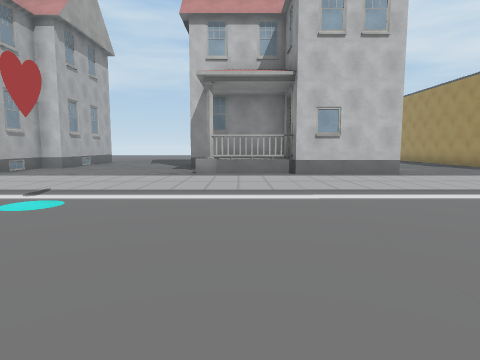
[1] (above)

23 first-person views from a walk through a 3-D level made in the Unity game engine. The camera is 1.5 m above the floor, tilts 6° down and sees 75° across. The floor is counted in squares, 2 m on a side. Each view is taken from the middle of a square. On the plan, view 1 faces up. The plan holds only what a view shows up to about 10 squares ahead; the rest is blank. The place goes on beyond the plan. The player character is not drawn. Some surface patterns are stand-ins.

[2]
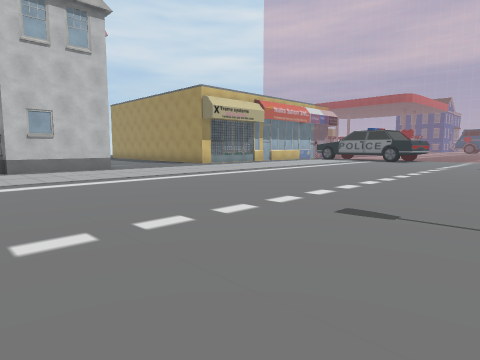

[3]
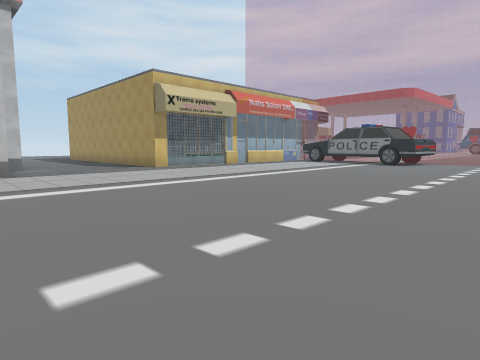

[4]
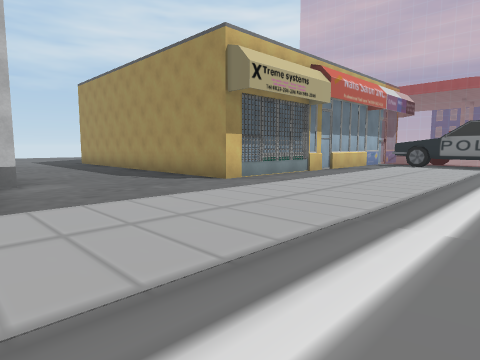

[5]
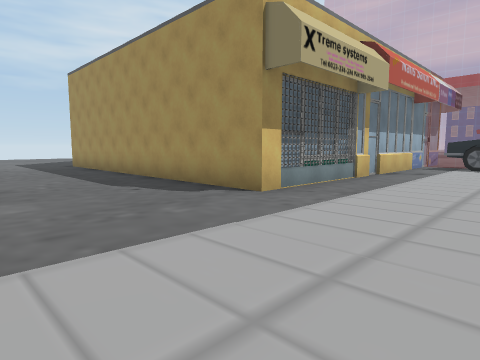

[6]
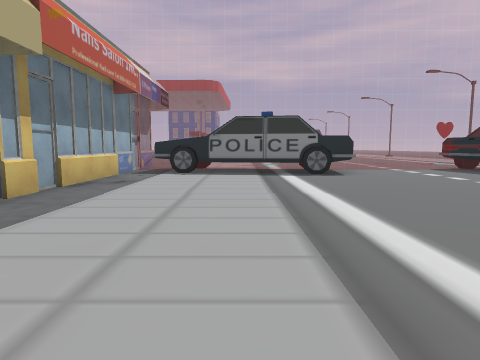

[7]
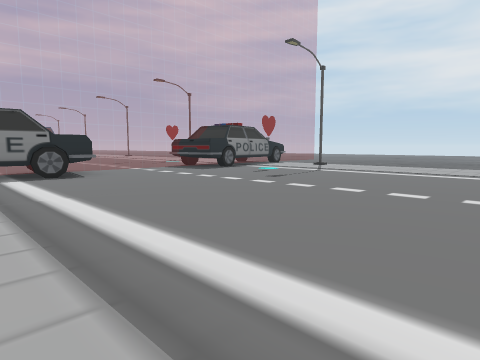

[8]
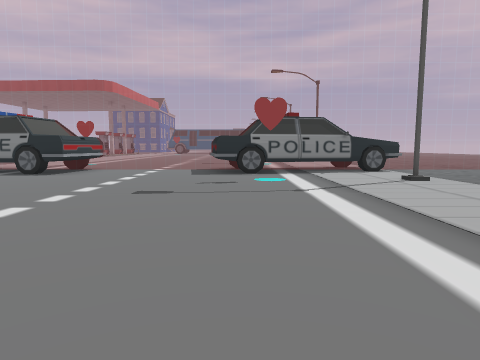

[9]
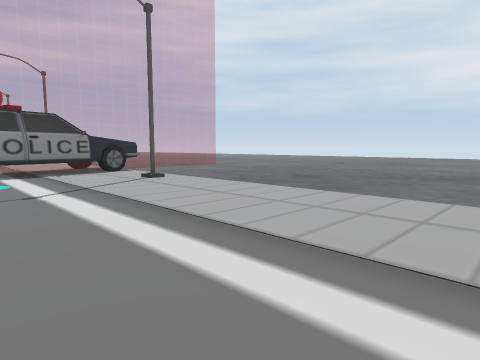

[10]
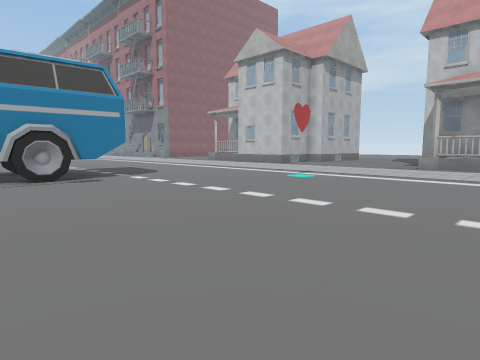

[11]
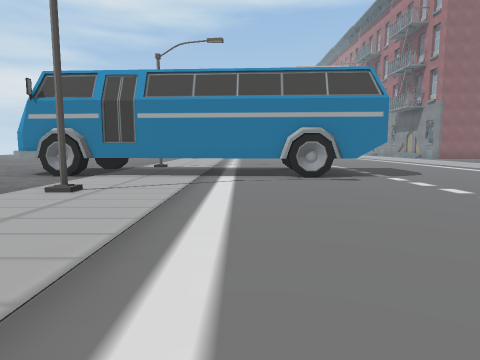

[12]
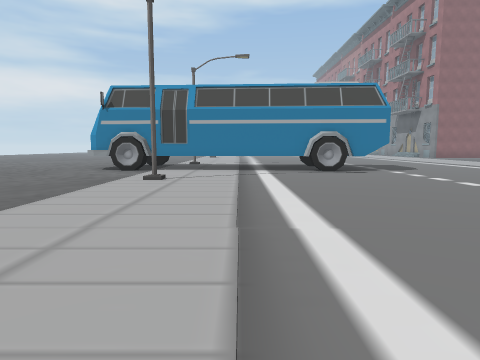

[13]
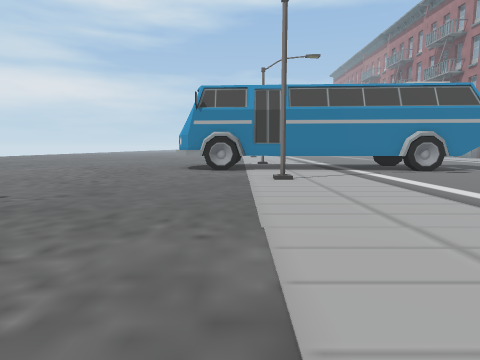

[14]
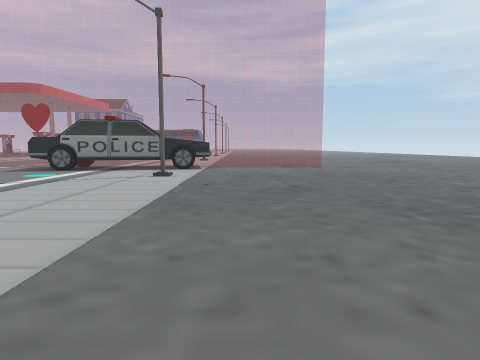

[15]
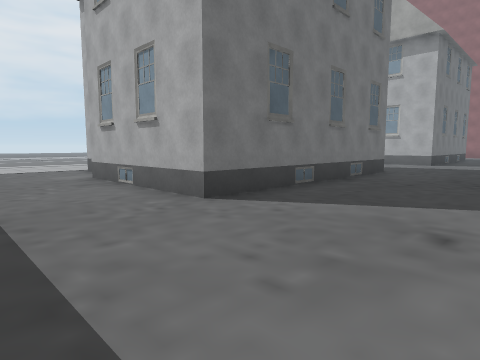

[16]
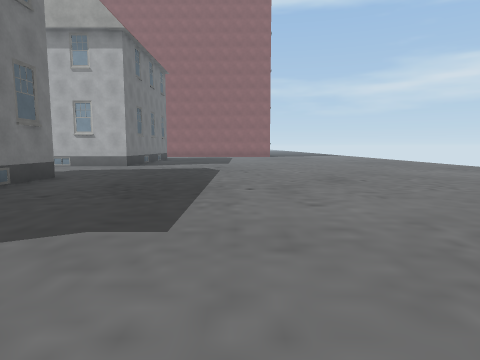

[17]
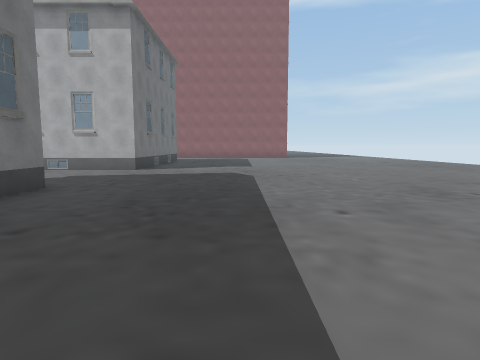

[18]
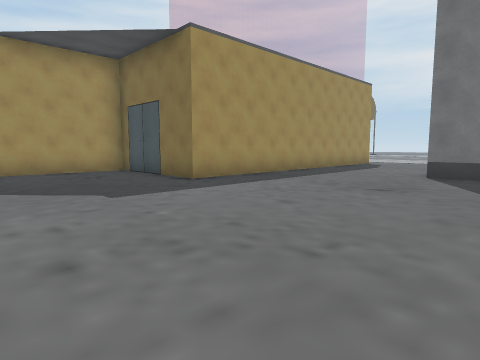

[19]
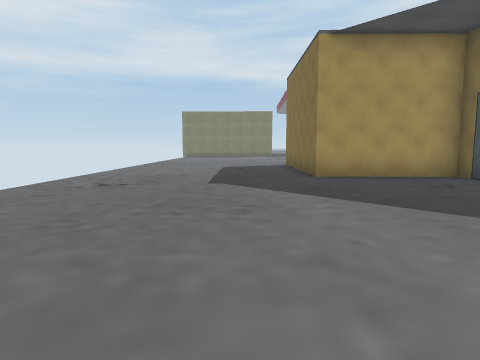

[20]
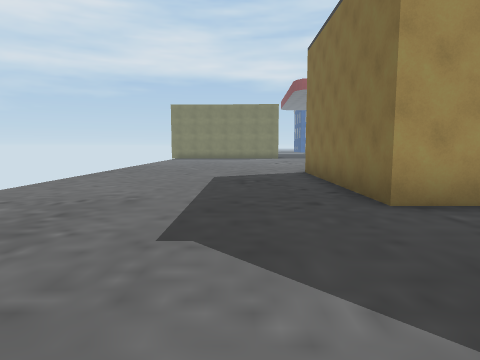

[21]
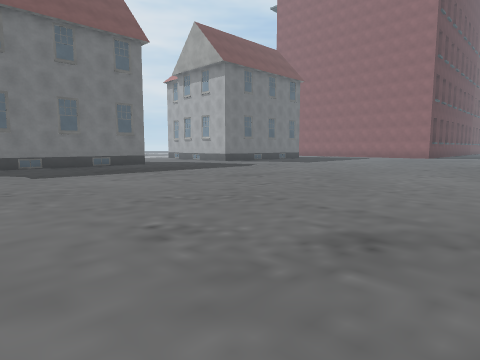

[22]
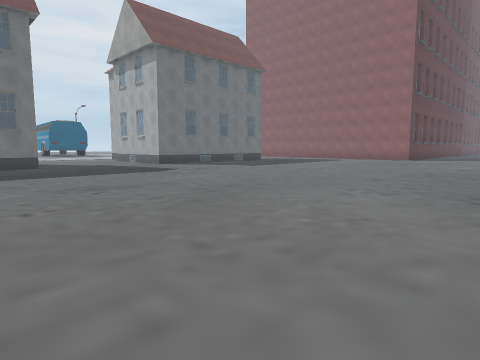

[23]
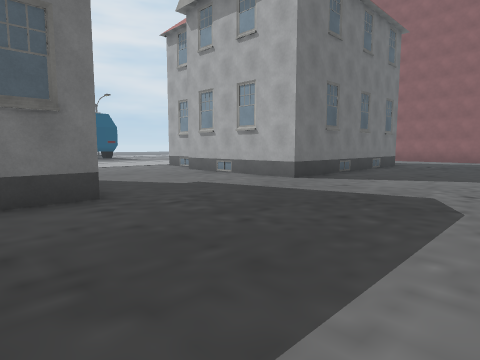

### Floor plan
Key: @ floor where view 1 was taken; # wall or solid block; . floor; = window, fence, low wall or low ledge; ^ raised ledge; B building.
Columns run from 10 left of view 1 to 19 right of it. Each row starts with its distance up from view 1.
 29                     ..........
 28        .........  ............
 27  ............... .............
 26 ..............................
 25 ..............................
 24  .............................
 23   .....................######.
 22    ....................#
 21     ...................#
 20     ...................#
 19 ...................#####
 18 ...................#
 17 ...................#
 16 ...=...............#
 15 ####.....#######...#
 14     .....      #...#
 13     ....       #...#
 12     ....       #...#
 11      ...       #...#
 10    #.....   #  ....##########
  9    #.....BBB###..............
  8     .......................#
  7     .......................#
  6      ......................#
  5       .....................#
  4      ......................###
  3   .=.......................##
  2   .=.........................
  1   .=.........................
  0    ##.....@..................
 -1   # #.......................#
 -2   ^ #..........   .........##
 -3     =.........    .........#
 -4     =..........   ..........^
 -5     #.........    ..........#
 -6     #..#......    .......#..#
 -7     #..........   ..........#
 -8    ##.........   ............
 -9    #.........     ...........
-10     ........       .........

Where each view was taken, in squares from view 1:
view 1: 0 up, 0 right, facing up
view 2: 2 down, 0 right, facing up-right
view 3: 1 down, 3 right, facing up-right
view 4: 4 up, 4 right, facing up-right
view 5: 6 up, 5 right, facing up-right
view 6: 6 up, 8 right, facing right
view 7: 6 up, 8 right, facing down-right
view 8: 2 down, 8 right, facing right
view 9: 2 down, 8 right, facing down-right
view 10: 3 down, 2 right, facing up-left
view 11: 3 down, 2 right, facing left
view 12: 4 down, 4 right, facing left
view 13: 7 down, 4 right, facing left
view 14: 8 down, 7 right, facing right
view 15: 19 up, 8 right, facing down-left
view 16: 20 up, 6 right, facing left
view 17: 19 up, 4 right, facing left
view 18: 24 up, 3 right, facing down-right
view 19: 25 up, 5 right, facing right
view 20: 25 up, 9 right, facing right
view 21: 28 up, 5 right, facing down-left
view 22: 28 up, 1 right, facing down-left
view 23: 20 up, 0 right, facing down-left
